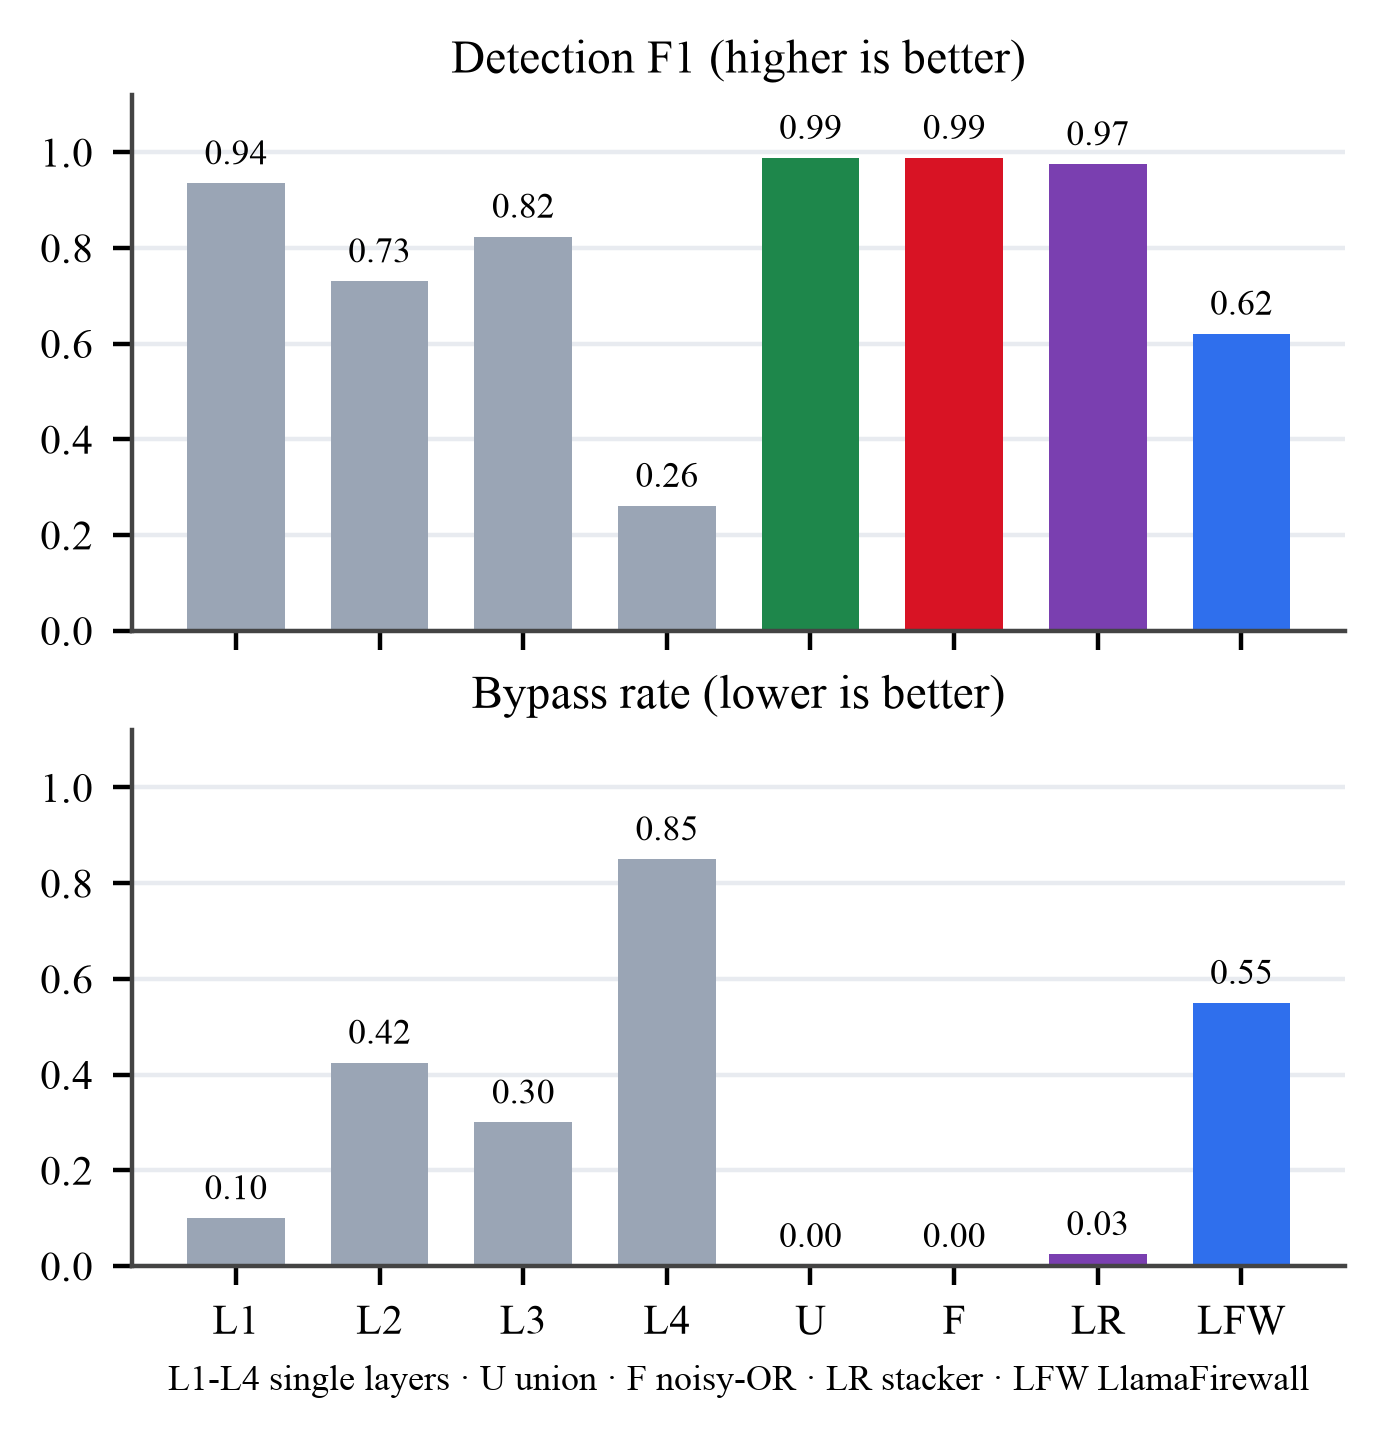

This figure's Python source:
"""Column width results figure for the conference article.

Same numbers as the thesis, redrawn tall and narrow with larger type so it
stays legible inside a two column IEEE layout.
Run:  eval/.venv/bin/python figures/fig_paper_results.py
"""
import json, pathlib
import numpy as np
import matplotlib; matplotlib.use("Agg")
import matplotlib.pyplot as plt
from sklearn.model_selection import StratifiedKFold
from sklearn.linear_model import LogisticRegression
from sklearn.metrics import f1_score

ROOT = pathlib.Path(__file__).parent.parent
rows = json.loads((ROOT / "eval/scores.json").read_text())
X = np.array([[r["l1"], r["l2"], r["l3"], r["l4"]] for r in rows], float)
y = np.array([r["label"] for r in rows], int)
LEAK = 0.02
noisy = lambda a: 1.0 - (1.0 - LEAK) * np.prod(1.0 - np.clip(a, 0, 1), axis=1)
hard = lambda a: np.clip(a, 0, 1).max(axis=1)
def m(yy, p):
    tp=int(((p==1)&(yy==1)).sum()); fp=int(((p==1)&(yy==0)).sum()); fn=int(((p==0)&(yy==1)).sum())
    pr=tp/(tp+fp) if tp+fp else 0.0; rc=tp/(tp+fn) if tp+fn else 0.0
    return (2*pr*rc/(pr+rc) if pr+rc else 0.0), (fn/(tp+fn) if tp+fn else 0.0)
def best_t(r, yy):
    return max(np.linspace(.01,.99,99), key=lambda t: f1_score(yy,(r>=t).astype(int),zero_division=0))

f1s, byp = [], []
for i in range(4):
    a,b = m(y,(X[:,i]>=0.5).astype(int)); f1s.append(a); byp.append(b)
skf = StratifiedKFold(5, shuffle=True, random_state=0); acc={k:[] for k in "UFS"}
for tr,te in skf.split(X,y):
    for k,fn_ in (("U",hard),("F",noisy)):
        t=best_t(fn_(X[tr]),y[tr]); acc[k].append(m(y[te],(fn_(X[te])>=t).astype(int)))
    lr=LogisticRegression(max_iter=1000).fit(X[tr],y[tr]); t=best_t(lr.predict_proba(X[tr])[:,1],y[tr])
    acc["S"].append(m(y[te],(lr.predict_proba(X[te])[:,1]>=t).astype(int)))
for k in "UFS":
    f1s.append(float(np.mean([v[0] for v in acc[k]]))); byp.append(float(np.mean([v[1] for v in acc[k]])))
cmp = json.loads((ROOT/"data/dashboard/compare.json").read_text())
lab = {str(p["i"]): p["label"] for p in json.loads((ROOT/"services/dashboard/data/prompts.json").read_text())}
ks=[k for k in cmp if k in lab]
a,b = m(np.array([lab[k] for k in ks]), np.array([1 if cmp[k]["ddela" if "ddela" in cmp[ks[0]] else "lfw"] and cmp[k]["lfw"]!="ALLOW" else 0 for k in ks]))
f1s.append(a); byp.append(b)

NAMES=["L1","L2","L3","L4","U","F","LR","LFW"]
GREY,GREEN,RED,PURPLE,BLUE="#9aa5b5","#1e874b","#d81324","#7a3fb0","#2f6fed"
COLS=[GREY]*4+[GREEN,RED,PURPLE,BLUE]
plt.rcParams.update({"font.family":"Times New Roman","font.size":8,"axes.edgecolor":"#444",
                     "axes.spines.top":False,"axes.spines.right":False})
fig,(a1,a2)=plt.subplots(2,1,figsize=(3.4,3.5),sharex=True)
for ax,v,t in ((a1,f1s,"Detection F1 (higher is better)"),(a2,byp,"Bypass rate (lower is better)")):
    bars=ax.bar(NAMES,v,color=COLS,width=0.68)
    ax.bar_label(bars,fmt="%.2f",padding=2,fontsize=6.5)
    ax.set_ylim(0,1.12); ax.set_title(t,fontsize=8.5,pad=4)
    ax.grid(axis="y",color="#e8ebf0"); ax.set_axisbelow(True); ax.tick_params(labelsize=7.5)
a2.set_xlabel("L1-L4 single layers · U union · F noisy-OR · LR stacker · LFW LlamaFirewall",fontsize=6.5)
fig.tight_layout(pad=0.4)
out=ROOT/"figures/fig_paper_results.png"
fig.savefig(out,dpi=400,bbox_inches="tight",facecolor="white")
print("wrote",out.name,"| F1",[round(v,3) for v in f1s],"| bypass",[round(v,3) for v in byp])
